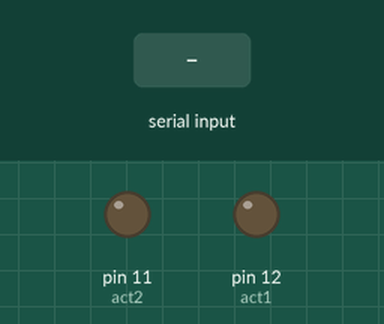
This sketch was run on a simulated Arduino Uno, built with avr-gcc and run on an emulated ATmega328P. Shown: output pins drawn as LEDs (lit = HIGH). The inputs (shaded band) are chosen by the test bench.

Above: at 1.2 s.
1.3 s: "2\n" received over Serial
At 3.0 s:
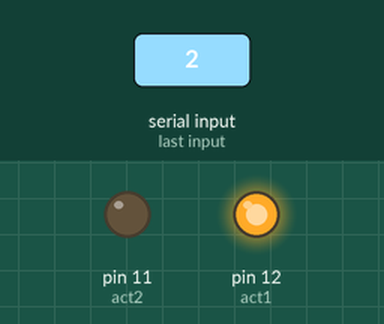
3.8 s: "1\n" received over Serial
At 6.0 s:
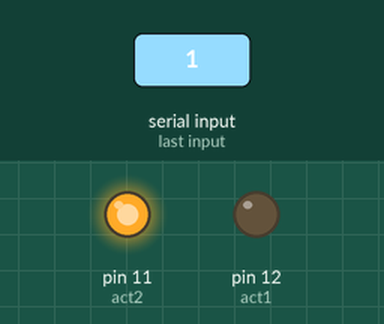
6.3 s: "3\n" received over Serial
At 8.0 s:
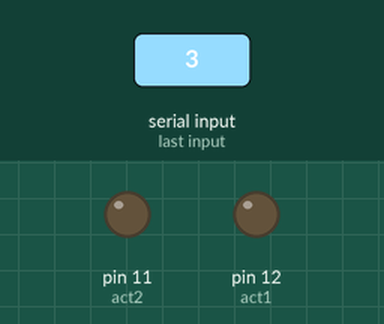
Timing chart, 0 to 9.5 s (numbered marks = the images above; inputs shaded):
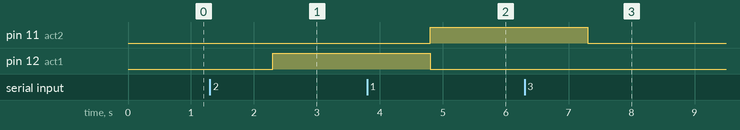

Measured:
- after the input at 1.3 s, pin 12 (act1): LOW → HIGH after 1.0 s
- after the input at 3.8 s, pin 11 (act2): LOW → HIGH after 1.0 s; pin 12 (act1): HIGH → LOW after 1.0 s
- after the input at 6.3 s, pin 11 (act2): HIGH → LOW after 1.0 s

The sketch:

gun.ino
```cpp
int act1 = 12;
int act2 = 11;

void setup() {
    pinMode(act1, OUTPUT);
    pinMode(act2, OUTPUT);

    Serial.begin(9600);
}

void loop() {
    int val = Serial.readString().toInt();

    if (val == 2) {
        //Push forward
        digitalWrite(act1, HIGH);
        digitalWrite(act2, LOW);
    } else if (val == 1) {
        //Pull back
        digitalWrite(act1, LOW);
        digitalWrite(act2, HIGH);
    } else if (val == 3) {
        //Cut power
        digitalWrite(act1, LOW);
        digitalWrite(act2, LOW);
    }


    delay(100);
}
```
